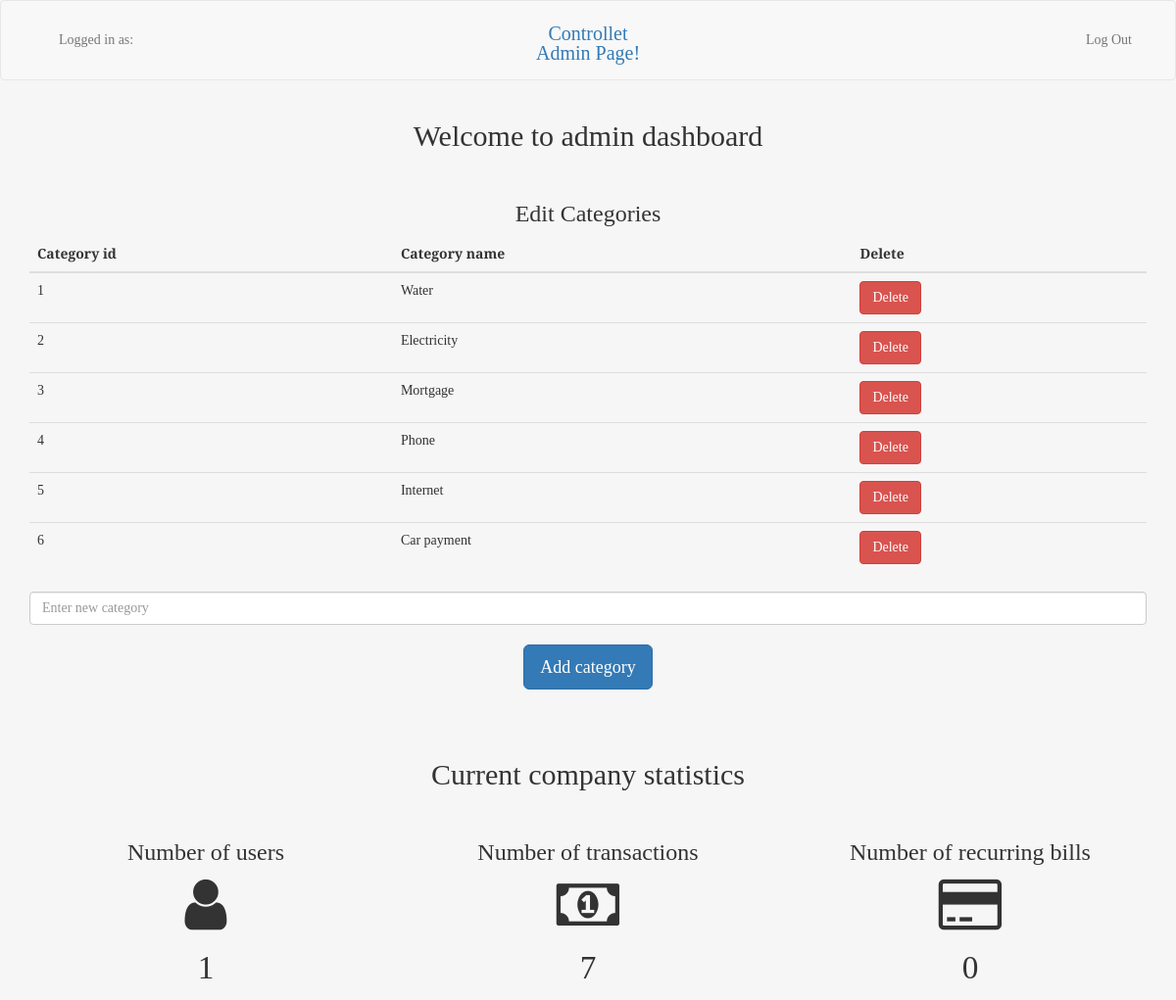
The app's page /index.php/admins/admin_dashboard with its own data.
### tables this page shows
CREATE TABLE `category` (
  `id_category` int(11) NOT NULL,
  `category_name` varchar(150) NOT NULL
);

### application/controllers/admins.php (called while the page is built, shortened)
<?php
class admins extends CI_Controller
{
    public function __construct()
    {
        $this->load->model('dashboard_model');
    }
    public function admin_dashboard(){
        $data['categories']=$this->dashboard_model->get_categories();
        $data['user_statistics']=$this->dashboard_model->get_user_statistics();
        $data['transactions_statistics']=$this->dashboard_model->get_transactions_statistics();
        $data['bills_statistics']=$this->dashboard_model->get_bills_statistics();
        $this->load->view("controllet_admin",$data);
    }
}

### index.php (called while the page is built, shortened)
<?php
require_once BASEPATH.'core/CodeIgniter.php';

### application/models/dashboard_model.php (called while the page is built, shortened)
<?php
class dashboard_model extends CI_Model
{
    public function get_categories(){
        $query=$this->db->query("SELECT * from category order by id_category");
        return $query->result();
    }
}

### application/views/controllet_admin.php (the view, shortened to what this page needs)
<!doctype html>
<html lang="en">
<head>
    <link rel="stylesheet" href="<?php echo base_url();?>css/bootstrap.css">
    <link rel="stylesheet" href="<?php echo base_url();?>css/custom.css">
    <link rel="stylesheet" href="<?php echo base_url();?>css/font-awesome.min.css">
</head>
<body>
<nav class="navbar navbar-default " role="navigation">
    <div class="container">
        <div class="navbar-header">
            <div class="navbar-brand navbar-brand-centered" style="font-size: 15pt"><a href="<?php echo base_url();?>admins/admin_dashboard">Controllet Admin Page!</a></div>
        </div>
        <div class="collapse navbar-collapse" id="navbar-brand-centered">
            <ul class="nav navbar-nav">
                <li><a href="#">Logged in as: <?php print_r($this->session->userdata('admin_username'));?></a></li>
            </ul>
            <ul class="nav navbar-nav navbar-right">
                <li><a href="<?php echo base_url();?>admins/logout">Log Out</a></li>
            </ul>
        </div>
    </div>
</nav>
<div class="container">
    <h2 align="center">Welcome to admin dashboard</h2><br>
        <h3 align="center">Edit Categories</h3>
    <?php
    echo ' <table class="table table-hover">
    <thead>
      <tr>
        <th>Category id</th>
        <th>Category name</th>
        <th>Delete</th>
      </tr>
    </thead>
    <tbody>';
if(isset($categories)){
        foreach ($categories as $row){
            echo "<tr>";
            echo '<td>'.$row->id_category.'</td>';
            echo '<td>'.$row->category_name.'</td>';
            echo '<td>'.'<a class="btn btn-danger" role="button" href="'.base_url().'admins/delete_category/'.$row->id_category.'">Delete</a>'.'</td>';
            echo "</tr>";
        }
    }
    echo '
    </tbody>
  </table>';
    echo form_open('admins/add_category');
    echo form_input(['name' => 'category', 'id' => 'category', 'class' => 'form-control', 'value' => set_value('Category'), 'placeholder' => 'Enter new category']);
    echo '<br/>';
    echo '<p align="center"><button class="btn btn-lg btn-primary" type="submit">Add category</button></p>';
    ?>
    <br><br>
    <h2 align="center">Current company statistics</h2><br>
    <div class="row">
        <div class="col-lg-4">
            <h3 align="center">Number of users</h3>
            <p align="center"><i style="font-size: 45pt" class="fa fa-user" aria-hidden="true"></i></p>
            <p style="font-size: 25pt" align="center"><?php echo $user_statistics ?></p>
        </div>
        <div class="col-lg-4">
            <h3 align="center">Number of transactions</h3>
            <p align="center"><i style="font-size: 45pt" class="fa fa-money" aria-hidden="true"></i></p>
            <p style="font-size: 25pt" align="center"><?php echo $transactions_statistics ?></p>
        </div>
        <div class="col-lg-4">
            <h3 align="center">Number of recurring bills</h3>
            <p align="center"><i style="font-size: 45pt" class="fa fa-credit-card" aria-hidden="true"></i></p>
            <p style="font-size: 25pt" align="center"><?php echo $bills_statistics ?></p>
        </div>
    </div>
</div>
</body>
</html>

### css/custom.css (style rules this page uses)
body { background-color: #F6F6F6; }
.navbar-brand-centered { position: absolute; left: 50%; display: block; width: 160px; text-align: center; font-size: 25pt; }
.navbar>.container .navbar-brand-centered, .navbar>.container-fluid .navbar-brand-centered { margin-left: -80px; margin-top: 8px; }
body { font-family: 'Bree Serif', serif; }
.navbar-nav { margin-top: 15px; margin-bottom: 15px; }

### records on screen
category: id_category "1", category_name "Water"
category: id_category "2", category_name "Electricity"
category: id_category "3", category_name "Mortgage"
category: id_category "4", category_name "Phone"
category: id_category "5", category_name "Internet"
category: id_category "6", category_name "Car payment"

### other values on screen
$user_statistics "1"
$transactions_statistics "7"
$bills_statistics "0"
